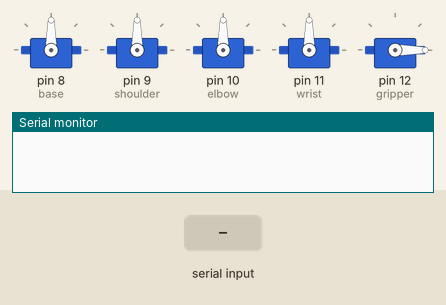
Recording of a sketch running on a simulated Arduino Uno, built with avr-gcc and run on an emulated ATmega328P. Shown: 5 × servo, the last lines printed to the serial monitor. The test bench sets the inputs (shaded band).

Above: at 1.2 s.
1.3 s: ",\n" received over Serial
At 3.7 s:
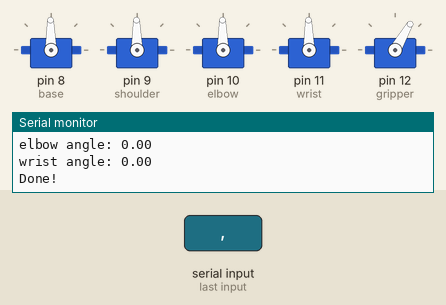
4.0 s: "1\n" received over Serial
At 6.62 s:
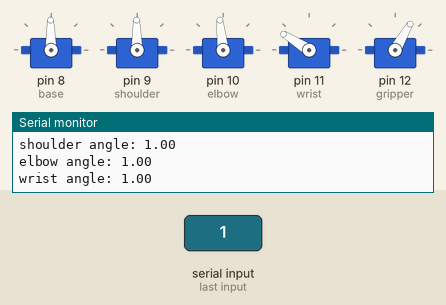
10.0 s: "0\n" received over Serial
At 13.42 s:
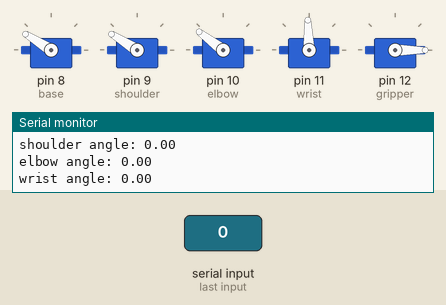
19.0 s: "2\n" received over Serial
Timing chart, 0 to 25.0 s (numbered marks = the images above; inputs shaded):
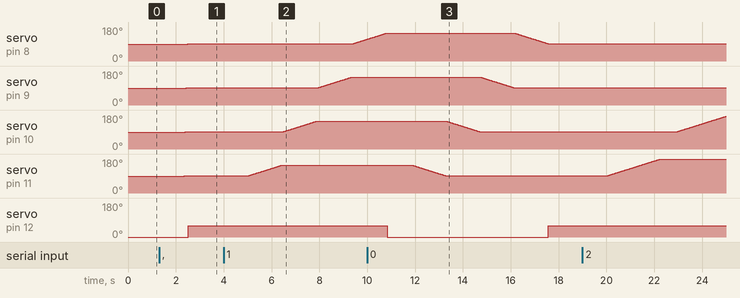

Measured:
- after the input at 1.3 s, servo on pin 8 (base): 90° → 91° after 1.2 s; servo on pin 9 (shoulder), servo on pin 10 (elbow): 90° → 91° after 1.1 s; servo on pin 11 (wrist): 90° → 91° after 1.0 s; servo on pin 12 (gripper): 0° → 60° after 1.2 s
- after the input at 4.0 s, servo on pin 8 (base): moves from 91° to 115° over 0.58 s, starting after 5.4 s; servo on pin 9 (shoulder): moves from 91° to 148° over 1.4 s, starting after 4.0 s; servo on pin 10 (elbow): moves from 91° to 148° over 1.4 s, starting after 2.5 s; servo on pin 11 (wrist): moves from 91° to 148° over 1.4 s, starting after 1.0 s
- after the input at 10.0 s, servo on pin 9 (shoulder): moves from 148° to 92° over 1.4 s, starting after 4.7 s; servo on pin 10 (elbow): moves from 148° to 92° over 1.4 s, starting after 3.3 s; servo on pin 11 (wrist): moves from 148° to 92° over 1.4 s, starting after 1.9 s

The sketch:

kinematics.ino
```cpp
#include <Servo.h>
Servo gripper;
Servo wrist;
Servo elbow;
Servo shoulder;
Servo base;

double base_angle=90;
double shoulder_angle=90;
double elbow_angle=90;
double wrist_angle=90;
double gripper_angle=0;

double prev_base_angle=90;
double prev_shoulder_angle=90;
double prev_elbow_angle=90;
double prev_wrist_angle=90;

int gripperState = 0;
int pos = 0;

String data;
String data1;
String data2;
String data3;

double angle1;
double angle2;
double angle3;
double angle4;


void setup() {
  // put your setup code here, to run once:
  Serial.begin(9600);
  base.attach(8);
  shoulder.attach(9);
  elbow.attach(10);
  wrist.attach(11);
  gripper.attach(12);

  base.write(90);
  shoulder.write(90);
  elbow.write(90);
  wrist.write(90);
  gripper.write(0);
}

void loop() {
  // use this text format to enter the angles by using the serial monitor:
  // 0.0,0.0,0.0,0.0
  // notice that all the angles in radian on ranges -1.57 to 1.57
  if (Serial.available() > 0) {
    data = Serial.readString(); //occupies 4 angels
    Serial.print(data);
    angle1 = data.substring(0, data.indexOf(",")).toDouble();
    Serial.print("base angle: ");
    Serial.println(angle1);
    data1 = data.substring(data.indexOf(",")+1, data.indexOf("\n")); //occupies last 3 angels
    angle2 = data1.substring(0, data1.indexOf(",")).toDouble();
    Serial.print("shoulder angle: ");
    Serial.println(angle2);
    data2 = data1.substring(data1.indexOf(",")+1, data1.indexOf("\n")); //occupies last 2 angels
    angle3 = data2.substring(0, data2.indexOf(",")).toDouble();
    Serial.print("elbow angle: ");
    Serial.println(angle3);
    data3 = data2.substring(data2.indexOf(",")+1, data2.indexOf("\n")); //occupies the last angel
    angle4 = data3.substring(0, data3.indexOf(",")).toDouble();
    Serial.print("wrist angle: ");
    Serial.println(angle4);

    base_angle=radiansToDegrees(angle1);
    shoulder_angle=radiansToDegrees(angle2);
    elbow_angle=radiansToDegrees(angle3);
    wrist_angle=radiansToDegrees(angle4);

    //wrist
    if (wrist_angle < prev_wrist_angle)
    {
      for (pos = prev_wrist_angle; pos >= wrist_angle; pos -= 1) {
        wrist.write(pos);              // tell servo to go to position in variable 'pos'
        delay(25);                       // waits 15ms for the servo to reach the position
      }
    }
    else if (wrist_angle > prev_wrist_angle)
    {
      for (pos = prev_wrist_angle; pos <= wrist_angle; pos += 1) {
        wrist.write(pos);              // tell servo to go to position in variable 'pos'
        delay(25);                       // waits 15ms for the servo to reach the position
      }
    }

    //elbow
    if (elbow_angle < prev_elbow_angle)
    {
      for (pos = prev_elbow_angle; pos >= elbow_angle; pos -= 1) {
        elbow.write(pos);              // tell servo to go to position in variable 'pos'
        delay(25);                       // waits 15ms for the servo to reach the position
      }
    }
    else if (elbow_angle > prev_elbow_angle)
    {
      for (pos = prev_elbow_angle; pos <= elbow_angle; pos += 1) {
        elbow.write(pos);              // tell servo to go to position in variable 'pos'
        delay(25);                       // waits 15ms for the servo to reach the position
      }
    }

    //shoulder
    if (shoulder_angle < prev_shoulder_angle)
    {
      for (pos = prev_shoulder_angle; pos >= shoulder_angle; pos -= 1) {
        shoulder.write(pos);              // tell servo to go to position in variable 'pos'
        delay(25);                       // waits 15ms for the servo to reach the position
      }
    }
    else if (shoulder_angle > prev_shoulder_angle)
    {
      for (pos = prev_shoulder_angle; pos <= shoulder_angle; pos += 1) {
        shoulder.write(pos);              // tell servo to go to position in variable 'pos'
        delay(25);                       // waits 15ms for the servo to reach the position
      }
    }

    //base
    if (base_angle < prev_base_angle)
    {
      for (pos = prev_base_angle; pos >= base_angle; pos -= 1) {
        base.write(pos);              // tell servo to go to position in variable 'pos'
        delay(25);                       // waits 15ms for the servo to reach the position
      }
    }
    else if (base_angle > prev_base_angle)
    {
      for (pos = prev_base_angle; pos <= base_angle; pos += 1) {
        base.write(pos);              // tell servo to go to position in variable 'pos'
        delay(25);                       // waits 15ms for the servo to reach the position
      }
    }

    prev_base_angle = base_angle;
    prev_shoulder_angle = shoulder_angle;
    prev_elbow_angle = elbow_angle;
    prev_wrist_angle = wrist_angle;

    if (gripperState==0)
    {
      gripper.write(60);
      gripperState = 1;
    }
    else if (gripperState==1)
    {
      gripper.write(0);
      gripperState = 0;
    }
    Serial.println("Done!");
    Serial.println();
  }
}

double radiansToDegrees(float position_radians)
{

  position_radians = position_radians + 1.6;

  return position_radians * 57.2958;

}
```
